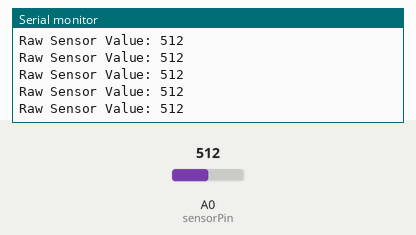
A sketch run on a simulated Arduino Uno, built with avr-gcc and run on an emulated ATmega328P. Parts: the last lines printed to the serial monitor. The inputs (shaded band) are chosen by the test bench; at power-on: A0 (sensorPin) = 512.

Above: at 1.2 s.
1.3 s: A0 (sensorPin) set to 108
At 2.3 s:
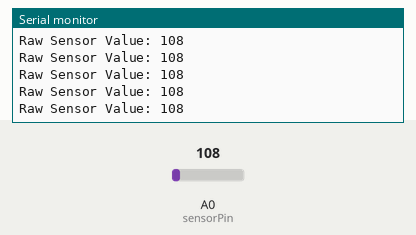
2.8 s: A0 (sensorPin) set to 95
At 3.5 s:
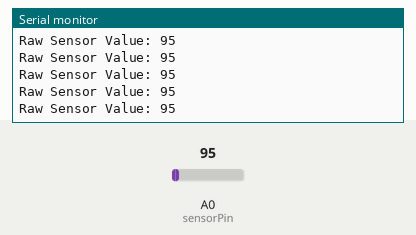
11.8 s: A0 (sensorPin) set to 8
At 12.6 s:
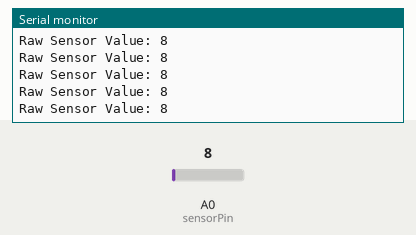
14.8 s: A0 (sensorPin) set to 11
At 15.9 s:
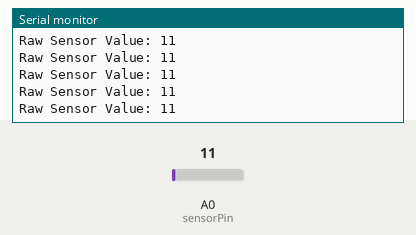
Timing chart, 0 to 17.8 s (numbered marks = the images above; inputs shaded):
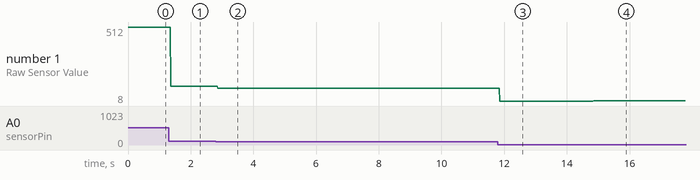

Measured:
- after the input at 1.3 s, the serial monitor: prints a new line after 0.06 s (image 1)
- after the input at 2.8 s, the serial monitor: prints a new line after 0.07 s (image 2)
- after the input at 11.8 s, the serial monitor: prints a new line after 0.06 s (image 3)
- after the input at 14.8 s, the serial monitor: prints a new line after 0.05 s (image 4)
- plotted number 1: 512 → 108 after the input at 1.3 s, 108 → 95 after the input at 2.8 s, 95 → 8 after the input at 11.8 s, 8 → 11 after the input at 14.8 s

The sketch:

Hall.ino
```cpp
const int sensorPin = A0; // Analog input pin for the sensor
int sensorValue; // Variable to store the sensor reading

void setup() {
  Serial.begin(9600); // Initialize serial communication
}

void loop() {
  // Read the analog value from the sensor
  sensorValue = analogRead(sensorPin);

  // Print the raw analog value
  Serial.print("Raw Sensor Value: ");
  Serial.println(sensorValue);

  // Add any additional processing or calibration here

  delay(20); // Delay for stability, adjust as needed
}
```
